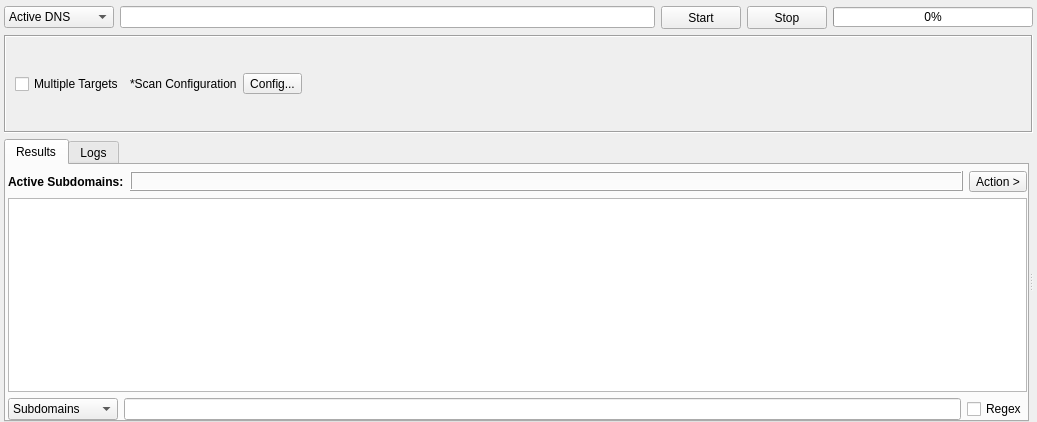
<?xml version="1.0" encoding="UTF-8"?>
<ui version="4.0">
 <class>Active</class>
 <widget class="QWidget" name="Active">
  <property name="geometry">
   <rect>
    <x>0</x>
    <y>0</y>
    <width>1037</width>
    <height>422</height>
   </rect>
  </property>
  <property name="windowTitle">
   <string>Form</string>
  </property>
  <property name="styleSheet">
   <string notr="true"/>
  </property>
  <layout class="QVBoxLayout" name="verticalLayout_2">
   <property name="leftMargin">
    <number>4</number>
   </property>
   <property name="topMargin">
    <number>6</number>
   </property>
   <property name="rightMargin">
    <number>4</number>
   </property>
   <property name="bottomMargin">
    <number>0</number>
   </property>
   <item>
    <layout class="QHBoxLayout" name="horizontalLayout_5">
     <item>
      <widget class="QComboBox" name="comboBoxOption">
       <property name="sizePolicy">
        <sizepolicy hsizetype="Fixed" vsizetype="Fixed">
         <horstretch>0</horstretch>
         <verstretch>0</verstretch>
        </sizepolicy>
       </property>
       <property name="minimumSize">
        <size>
         <width>110</width>
         <height>21</height>
        </size>
       </property>
       <property name="focusPolicy">
        <enum>Qt::NoFocus</enum>
       </property>
       <property name="styleSheet">
        <string notr="true"/>
       </property>
       <item>
        <property name="text">
         <string>Active DNS</string>
        </property>
       </item>
       <item>
        <property name="text">
         <string>Active Service</string>
        </property>
       </item>
      </widget>
     </item>
     <item>
      <widget class="QLineEdit" name="lineEditTarget"/>
     </item>
     <item>
      <widget class="QPushButton" name="buttonStart">
       <property name="sizePolicy">
        <sizepolicy hsizetype="Fixed" vsizetype="Fixed">
         <horstretch>0</horstretch>
         <verstretch>0</verstretch>
        </sizepolicy>
       </property>
       <property name="minimumSize">
        <size>
         <width>75</width>
         <height>23</height>
        </size>
       </property>
       <property name="styleSheet">
        <string notr="true"/>
       </property>
       <property name="text">
        <string>Start</string>
       </property>
      </widget>
     </item>
     <item>
      <widget class="QPushButton" name="buttonStop">
       <property name="sizePolicy">
        <sizepolicy hsizetype="Fixed" vsizetype="Fixed">
         <horstretch>0</horstretch>
         <verstretch>0</verstretch>
        </sizepolicy>
       </property>
       <property name="minimumSize">
        <size>
         <width>75</width>
         <height>23</height>
        </size>
       </property>
       <property name="styleSheet">
        <string notr="true"/>
       </property>
       <property name="text">
        <string>Stop</string>
       </property>
      </widget>
     </item>
     <item>
      <widget class="QProgressBar" name="progressBar">
       <property name="minimumSize">
        <size>
         <width>200</width>
         <height>20</height>
        </size>
       </property>
       <property name="maximumSize">
        <size>
         <width>200</width>
         <height>20</height>
        </size>
       </property>
       <property name="styleSheet">
        <string notr="true"/>
       </property>
       <property name="value">
        <number>0</number>
       </property>
      </widget>
     </item>
    </layout>
   </item>
   <item>
    <widget class="QFrame" name="frame">
     <property name="frameShape">
      <enum>QFrame::Box</enum>
     </property>
     <property name="frameShadow">
      <enum>QFrame::Sunken</enum>
     </property>
     <layout class="QHBoxLayout" name="horizontalLayout_2">
      <property name="leftMargin">
       <number>9</number>
      </property>
      <property name="topMargin">
       <number>6</number>
      </property>
      <property name="rightMargin">
       <number>9</number>
      </property>
      <property name="bottomMargin">
       <number>6</number>
      </property>
      <item>
       <widget class="QCheckBox" name="checkBoxMultipleTargets">
        <property name="text">
         <string>Multiple Targets</string>
        </property>
       </widget>
      </item>
      <item>
       <widget class="QLabel" name="label">
        <property name="text">
         <string>*Scan Configuration</string>
        </property>
       </widget>
      </item>
      <item>
       <widget class="QToolButton" name="buttonConfig">
        <property name="minimumSize">
         <size>
          <width>0</width>
          <height>0</height>
         </size>
        </property>
        <property name="maximumSize">
         <size>
          <width>16777215</width>
          <height>16777215</height>
         </size>
        </property>
        <property name="styleSheet">
         <string notr="true"/>
        </property>
        <property name="text">
         <string>Config...</string>
        </property>
       </widget>
      </item>
      <item>
       <spacer name="horizontalSpacer_6">
        <property name="orientation">
         <enum>Qt::Horizontal</enum>
        </property>
        <property name="sizeHint" stdset="0">
         <size>
          <width>397</width>
          <height>20</height>
         </size>
        </property>
       </spacer>
      </item>
     </layout>
    </widget>
   </item>
   <item>
    <widget class="QSplitter" name="splitter">
     <property name="orientation">
      <enum>Qt::Horizontal</enum>
     </property>
     <widget class="QWidget" name="layoutWidget">
      <layout class="QHBoxLayout" name="horizontalLayout_4">
       <item>
        <widget class="QTabWidget" name="tabWidgetResults">
         <property name="styleSheet">
          <string notr="true"/>
         </property>
         <property name="tabPosition">
          <enum>QTabWidget::North</enum>
         </property>
         <property name="currentIndex">
          <number>0</number>
         </property>
         <widget class="QWidget" name="tabResults">
          <attribute name="title">
           <string>Results</string>
          </attribute>
          <layout class="QVBoxLayout" name="verticalLayout">
           <property name="leftMargin">
            <number>2</number>
           </property>
           <property name="topMargin">
            <number>6</number>
           </property>
           <property name="rightMargin">
            <number>0</number>
           </property>
           <property name="bottomMargin">
            <number>0</number>
           </property>
           <item>
            <layout class="QHBoxLayout" name="horizontalLayout_18">
             <item>
              <widget class="QLabel" name="label_14">
               <property name="sizePolicy">
                <sizepolicy hsizetype="Maximum" vsizetype="Preferred">
                 <horstretch>0</horstretch>
                 <verstretch>0</verstretch>
                </sizepolicy>
               </property>
               <property name="font">
                <font>
                 <weight>75</weight>
                 <bold>true</bold>
                </font>
               </property>
               <property name="text">
                <string>Active Subdomains:</string>
               </property>
              </widget>
             </item>
             <item>
              <widget class="QLabel" name="labelResultsCount">
               <property name="sizePolicy">
                <sizepolicy hsizetype="Preferred" vsizetype="Maximum">
                 <horstretch>0</horstretch>
                 <verstretch>0</verstretch>
                </sizepolicy>
               </property>
               <property name="minimumSize">
                <size>
                 <width>0</width>
                 <height>20</height>
                </size>
               </property>
               <property name="maximumSize">
                <size>
                 <width>16777215</width>
                 <height>20</height>
                </size>
               </property>
               <property name="font">
                <font>
                 <weight>75</weight>
                 <bold>true</bold>
                </font>
               </property>
               <property name="styleSheet">
                <string notr="true"/>
               </property>
               <property name="frameShape">
                <enum>QFrame::Box</enum>
               </property>
               <property name="frameShadow">
                <enum>QFrame::Raised</enum>
               </property>
               <property name="text">
                <string/>
               </property>
              </widget>
             </item>
             <item>
              <widget class="QToolButton" name="buttonAction">
               <property name="sizePolicy">
                <sizepolicy hsizetype="Fixed" vsizetype="Fixed">
                 <horstretch>0</horstretch>
                 <verstretch>0</verstretch>
                </sizepolicy>
               </property>
               <property name="minimumSize">
                <size>
                 <width>0</width>
                 <height>0</height>
                </size>
               </property>
               <property name="font">
                <font>
                 <weight>50</weight>
                 <bold>false</bold>
                </font>
               </property>
               <property name="styleSheet">
                <string notr="true"/>
               </property>
               <property name="text">
                <string>Action &gt;</string>
               </property>
              </widget>
             </item>
            </layout>
           </item>
           <item>
            <widget class="QTableView" name="tableViewResults">
             <property name="font">
              <font>
               <family>MS Shell Dlg 2</family>
               <pointsize>8</pointsize>
              </font>
             </property>
             <property name="focusPolicy">
              <enum>Qt::NoFocus</enum>
             </property>
             <property name="contextMenuPolicy">
              <enum>Qt::CustomContextMenu</enum>
             </property>
             <property name="accessibleDescription">
              <string/>
             </property>
             <property name="styleSheet">
              <string notr="true"/>
             </property>
             <property name="editTriggers">
              <set>QAbstractItemView::NoEditTriggers</set>
             </property>
             <property name="showDropIndicator" stdset="0">
              <bool>false</bool>
             </property>
             <property name="dragDropOverwriteMode">
              <bool>false</bool>
             </property>
             <property name="selectionMode">
              <enum>QAbstractItemView::ExtendedSelection</enum>
             </property>
             <property name="verticalScrollMode">
              <enum>QAbstractItemView::ScrollPerPixel</enum>
             </property>
             <property name="horizontalScrollMode">
              <enum>QAbstractItemView::ScrollPerPixel</enum>
             </property>
             <property name="showGrid">
              <bool>true</bool>
             </property>
             <property name="sortingEnabled">
              <bool>true</bool>
             </property>
             <property name="cornerButtonEnabled">
              <bool>false</bool>
             </property>
             <attribute name="horizontalHeaderCascadingSectionResizes">
              <bool>true</bool>
             </attribute>
             <attribute name="horizontalHeaderMinimumSectionSize">
              <number>220</number>
             </attribute>
             <attribute name="horizontalHeaderDefaultSectionSize">
              <number>220</number>
             </attribute>
             <attribute name="horizontalHeaderShowSortIndicator" stdset="0">
              <bool>true</bool>
             </attribute>
             <attribute name="horizontalHeaderStretchLastSection">
              <bool>true</bool>
             </attribute>
             <attribute name="verticalHeaderVisible">
              <bool>false</bool>
             </attribute>
             <attribute name="verticalHeaderMinimumSectionSize">
              <number>18</number>
             </attribute>
             <attribute name="verticalHeaderDefaultSectionSize">
              <number>18</number>
             </attribute>
             <attribute name="verticalHeaderHighlightSections">
              <bool>true</bool>
             </attribute>
            </widget>
           </item>
           <item>
            <layout class="QHBoxLayout" name="horizontalLayout_7">
             <item>
              <widget class="QComboBox" name="comboBoxFilter">
               <property name="minimumSize">
                <size>
                 <width>110</width>
                 <height>0</height>
                </size>
               </property>
               <item>
                <property name="text">
                 <string>Subdomains</string>
                </property>
               </item>
               <item>
                <property name="text">
                 <string>Ip</string>
                </property>
               </item>
              </widget>
             </item>
             <item>
              <widget class="QLineEdit" name="lineEditFilter"/>
             </item>
             <item>
              <widget class="QCheckBox" name="checkBoxRegex">
               <property name="text">
                <string>Regex</string>
               </property>
              </widget>
             </item>
            </layout>
           </item>
          </layout>
         </widget>
         <widget class="QWidget" name="tabLogs">
          <attribute name="title">
           <string>Logs</string>
          </attribute>
          <layout class="QVBoxLayout" name="verticalLayout_24">
           <property name="leftMargin">
            <number>0</number>
           </property>
           <property name="topMargin">
            <number>2</number>
           </property>
           <property name="rightMargin">
            <number>0</number>
           </property>
           <property name="bottomMargin">
            <number>0</number>
           </property>
           <item>
            <widget class="QPlainTextEdit" name="plainTextEditLogs">
             <property name="readOnly">
              <bool>true</bool>
             </property>
            </widget>
           </item>
          </layout>
         </widget>
        </widget>
       </item>
      </layout>
     </widget>
     <widget class="QWidget" name="layoutWidget">
      <layout class="QHBoxLayout" name="horizontalLayout_6">
       <item>
        <widget class="InputWidget" name="targets" native="true">
         <property name="minimumSize">
          <size>
           <width>0</width>
           <height>150</height>
          </size>
         </property>
        </widget>
       </item>
      </layout>
     </widget>
    </widget>
   </item>
  </layout>
 </widget>
 <customwidgets>
  <customwidget>
   <class>InputWidget</class>
   <extends>QWidget</extends>
   <header>src/widgets/InputWidget.h</header>
   <container>1</container>
  </customwidget>
 </customwidgets>
 <resources/>
 <connections/>
</ui>
